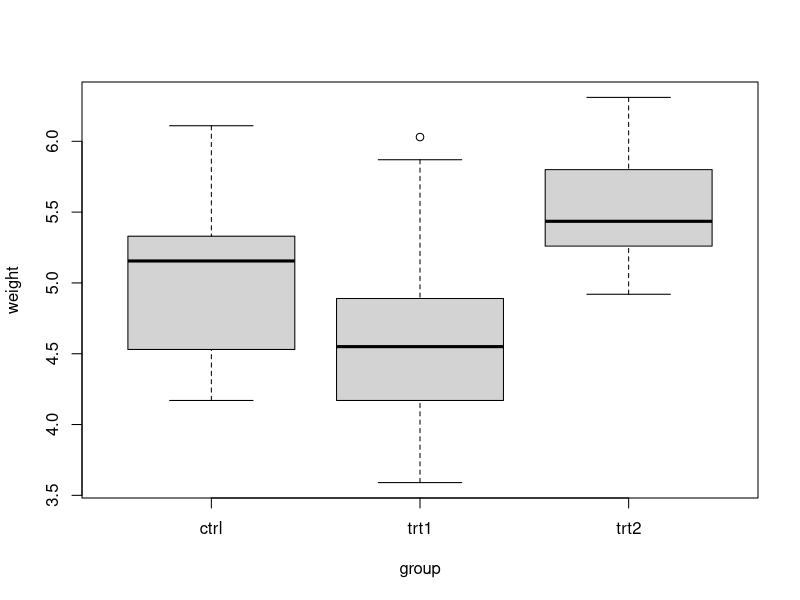
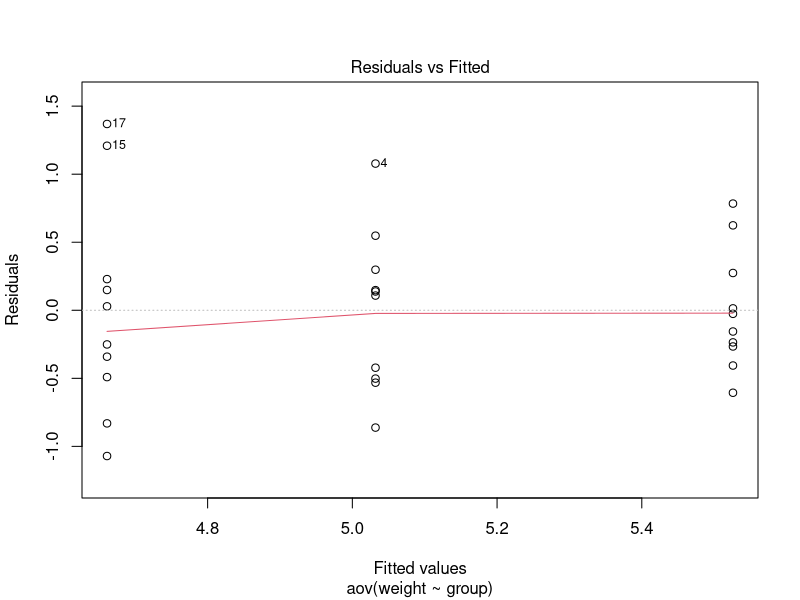
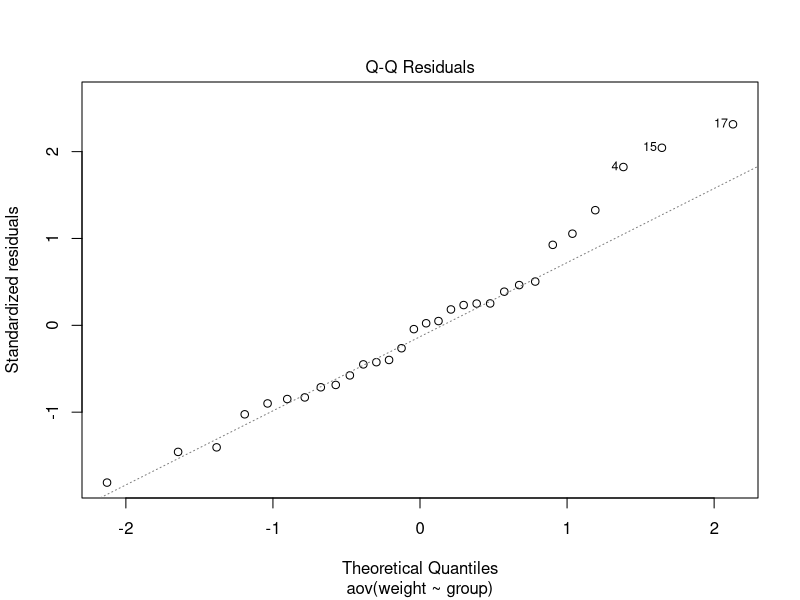

Reproduce these figures in R, in order.
data("PlantGrowth")
View(PlantGrowth)
levels(PlantGrowth$group)
boxplot(weight ~ group, data = PlantGrowth)
options(contrasts = c("contr.treatment", "contr.poly"))
fit <- aov(weight ~ group , data = PlantGrowth) # analysis of variance
coef(fit)
dummy.coef(fit)
predict(fit, newdata = data.frame(group = c("ctrl", "trt1", "trt2")))
options(contrasts = c("contr.sum", "contr.poly"))
fit2 <- aov(weight ~ group, data = PlantGrowth)
coef(fit2)
dummy.coef(fit2)
predict(fit2, newdata = data.frame(group = c("ctrl", "trt1", "trt2")))

summary.lm(fit)

plot(fit, which = 1) # QQ
plot(fit, which = 2) # TA
